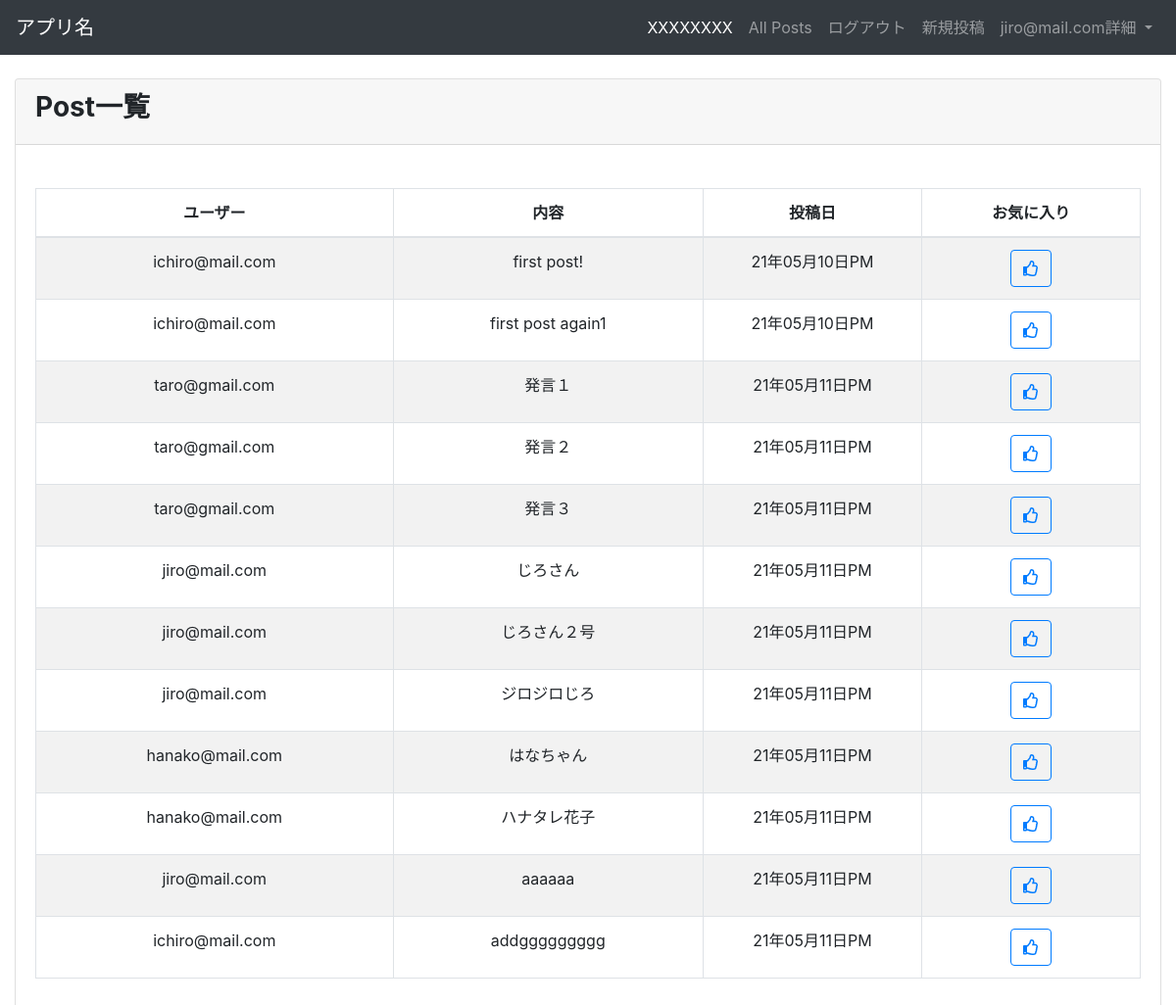
/microposts/list/ (signed in), run on an earlier commit of the app's database.
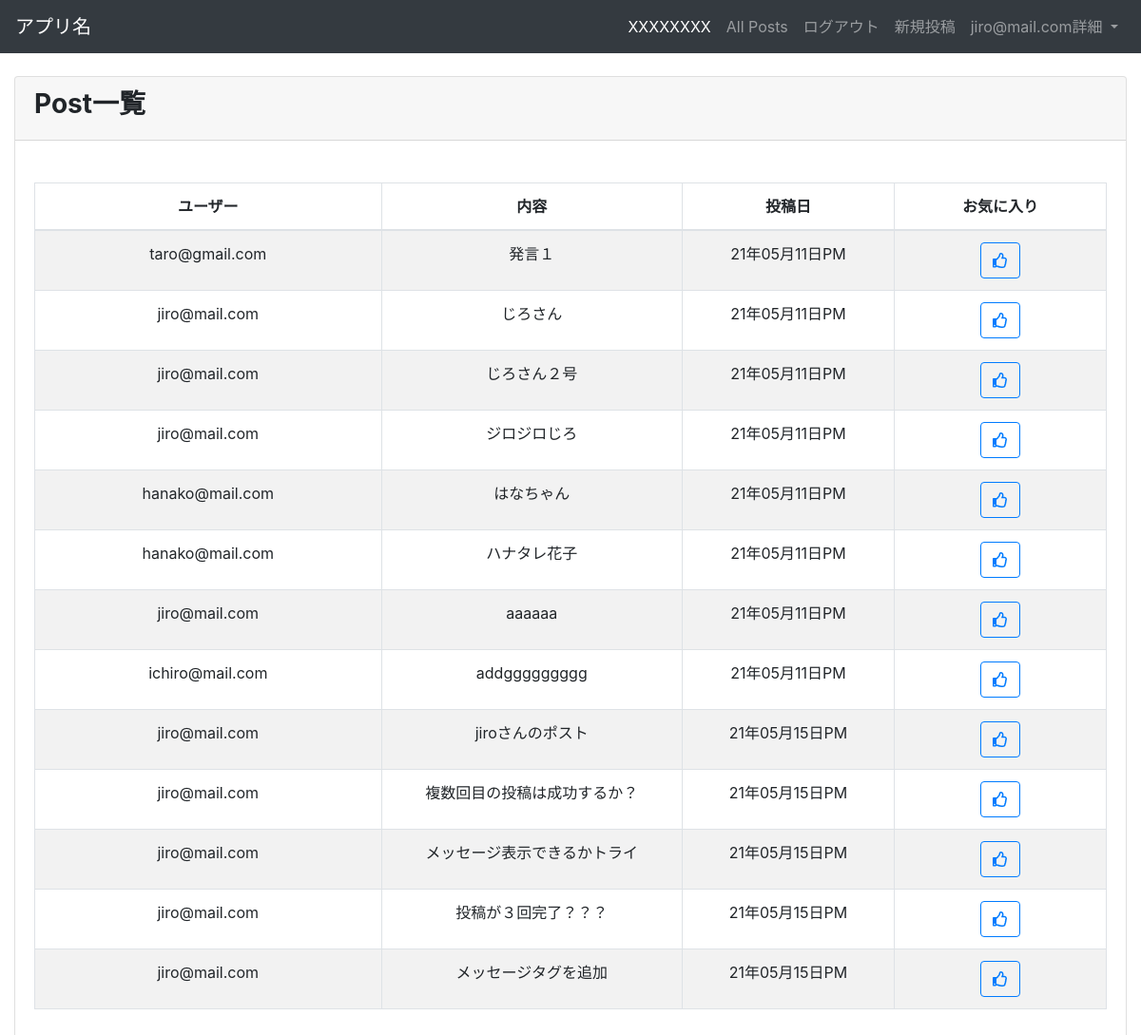
And on a later commit of the database.
### accounts/models.py (models this page shows, shortened)
class Users(AbstractBaseUser, PermissionsMixin):
    username = models.CharField(max_length=100)
    email = models.EmailField(max_length=100, unique=True)
    followers = models.ManyToManyField('self', blank='True', symmetrical='False')
    is_active = models.BooleanField(default=True)
    is_staff = models.BooleanField(default=False)
    USERNAME_FIELD = 'email'
    REQUIRED_FIELDS = ['username']
    object = UserManager()
    favoritePost = models.ManyToManyField(
        'microposts.Post', blank=True,
        verbose_name='お気に入りの投稿'
    )

### microposts/models.py (models this page shows)
class Post(models.Model):
    owner = models.ForeignKey('accounts.Users', verbose_name='オーナー', on_delete=models.CASCADE)
    content = models.TextField(max_length=255)
    created_at = models.DateTimeField(auto_now_add=True)
    class Meta:
        db_table = 'posts'

### microposts/views.py (the view, shortened to what this page needs)
# urls.py: path('list/', PostListView.as_view(), name='list'),
class PostListView(LoginRequiredMixin, ListView):
    template_name = 'microposts/list.html'
    model = Post
    def get_context_data(self, **kwargs):
        context = super().get_context_data(**kwargs)
        user = self.request.user
        context['favorite_list'] = user.favoritePost.all()
        context['posts_list'] = Post.objects.all()
        return context

### templates/microposts/list.html (shortened to what this page needs)
{% extends 'base.html' %}
{% load bootstrap4 %}
{% block content %}
    <div class="content-wrapper">
        <div class="container-fluid">
            <div class="card mb-3">
                <div class="card-header">
                    <h3><b>Post一覧</b></h3>
                </div>
                <div class="card-body">
                    <div class="table table-responsive">
                        <table id='post_list' width="100%" class="table table-striped table-bordered table-hover">
                            <thead>
                            <tr>
                                <th class="text-center">ユーザー</th>
                                <th class="text-center">内容</th>
                                <th class="text-center">投稿日</th>
                                <th class="text-center">お気に入り</th>
                            </tr>
                            </thead>
                            <tbody>
                            {% for item in posts_list %}
                                <tr class="odd gradeX text-center">
                                    <td class="text-center" width="100">{{ item.owner }}</td>
                                    <td class="text-center" width="100">{{ item.content }}</td>
                                    <td class="text-center" width="100">{{ item.created_at | date:"y年m月d日A " }}</td>
                                    <td class="text-center" width="100">
                                        {% if item in favorite_list %}
                                            <form action="{% url 'accounts:removefavorite' pk=item.pk %}" method="post">
                                                <button type="submit" class="btn btn-outline-primary" name="button">
                                                    <i class="fas fa-thumbs-up"></i>
                                                </button>
                                                {% csrf_token %}
                                            </form>
                                        {% else %}
                                            <form action="{% url 'accounts:favorite' pk=item.pk %}" method="post">
                                                <button type="submit" class="btn btn-outline-primary" name="button">
                                                    <i class="far fa-thumbs-up"></i>
                                                </button>
                                            </form>
                                        {% endif %}
                                    </td>
                                </tr>
                            {% endfor %}
                            </tbody>
                        </table>
                    </div>
                </div>
            </div>
        </div>
    </div>
{% endblock %}

### templates/base.html (shortened to what this page needs)
{% load static %}
<!DOCTYPE html>
<html lang="ja">
<head>
    <link rel="stylesheet" href="https://stackpath.bootstrapcdn.com/bootstrap/4.3.1/css/bootstrap.min.css"
>
    {% load bootstrap4 %}
    {% bootstrap_css %}
</head>
<body>
<header class="mb-4">
    <nav class="navbar navbar-expand-sm navbar-dark bg-dark">
        <a class="navbar-brand" href="/">アプリ名</a>
        <div class="collapse navbar-collapse justify-content-end" id="navbarNavDropdown">
            <ul class="navbar-nav">
                <li class="nav-item active">
                    <a class="nav-link" href="#">XXXXXXXX <span class="sr-only">(current)</span></a>
                </li>
                <li class="nav-item"><a class="nav-link" href="{% url 'microposts:list' %}">All Posts</a>
                </li>{% if user.is_authenticated %}
                <li class="nav-item">
                    <a class="nav-link" href="{% url 'accounts:user_logout' %}">ログアウト</a>
                </li>{% endif %}
                <li class="nav-item">
                    <a class="nav-link" href="{% url 'microposts:create' %}">新規投稿</a>
                </li>
                <li class="nav-item dropdown">
                    <a class="nav-link dropdown-toggle" href="#" id="navbarDropdownMenuLink" role="button"
                       data-toggle="dropdown" aria-haspopup="true" aria-expanded="false">
                        {{ user.get_username }}詳細
                    </a>
                </li>
            </ul>
        </div>
    </nav>
</header>
{% block content %}
{% endblock content %}
<link rel="stylesheet" href="https://cdn.datatables.net/t/bs-3.3.6/jqc-1.12.0,dt-1.10.11/datatables.min.css"/>
</body>
</html>

What changed in the data, as far as the page shows it:
removed Post: owner "ichiro@mail.com", content "first post!", created_at "21年05月10日PM"
removed Post: owner "ichiro@mail.com", content "first post again1", created_at "21年05月10日PM"
removed Post: owner "taro@gmail.com", content "発言２", created_at "21年05月11日PM"
removed Post: owner "taro@gmail.com", content "発言３", created_at "21年05月11日PM"
added Post: owner "jiro@mail.com", content "jiroさんのポスト", created_at "21年05月15日PM"
added Post: owner "jiro@mail.com", content "複数回目の投稿は成功するか？", created_at "21年05月15日PM"
added Post: owner "jiro@mail.com", content "メッセージ表示できるかトライ", created_at "21年05月15日PM"
added Post: owner "jiro@mail.com", content "投稿が３回完了？？？", created_at "21年05月15日PM"
added Post: owner "jiro@mail.com", content "メッセージタグを追加", created_at "21年05月15日PM"
